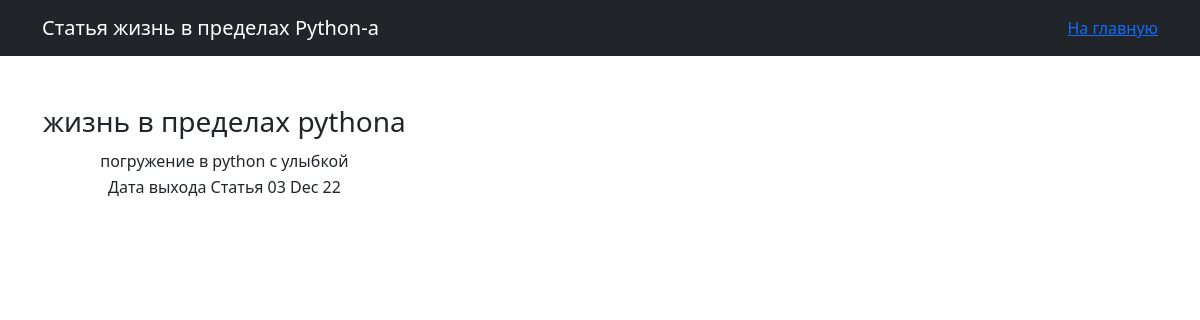
Screenshot of /news/1 with the database file from the repository.
### news/models.py (models this page shows, shortened)
class Post(models.Model):
    author = models.ForeignKey(Author, on_delete=models.CASCADE)
    category = models.ManyToManyField(Category, through='PostCategory')
    NEWS = 'NE'
    ARTICLE = 'AR'
    CATEGORY_CHOICES = (
        (NEWS, 'Новости'),
        (ARTICLE, 'Статья')
    )
    change_news = models.CharField(max_length=2, choices=CATEGORY_CHOICES, default=ARTICLE)
    time_in = models.DateTimeField(auto_now_add=True)
    head_news = models.CharField(max_length=128)
    text_news = models.TextField()
    rate_news = models.SmallIntegerField(default=0)

### news/views.py (the view)
# urls.py: path('<int:pk>', New.as_view(), name='new'),
class New(DetailView):
    model = Post
    template_name = 'new.html'
    context_object_name = 'new'

### news/templatetags/custom_filters.py (called while the page is built)
@register.filter()
def censor(word, code="*"):
    word = word.lower().translate(str.maketrans('', '', string.punctuation))
    for mat in list_mat:
        if mat in word:
            word = word.replace(mat[1:], code * (len(mat) - 1))
    return f'{word}'

### templates/new.html
{% extends 'flatpages/default.html' %}
{% load custom_filters %}
{% block title %}
{{new.get_change_news_display}} {{new.head_news}}
<a href="{% url 'news' %}">На главную</a>
{% endblock title %}
{% block content %}
<table>
    <tr>
        <td><h3>{{new.head_news|censor}}</h3></td>
        <tr>
            <td>{{new.text_news|censor}}</td>
        </tr>
        <tr>
            <td>Дата выхода {{new.get_change_news_display}} {{new.time_in|date:"d M y"}}</td>
        </tr>
    </tr>
</table>
{% endblock content %}

### rows the page displays
Post: change_news "Статья", head_news "жизнь в пределах Python-а", head_news|censor "жизнь в пределах pythonа", text_news|censor "погружение в python с улыбкой", time_in "03 Dec 22"
